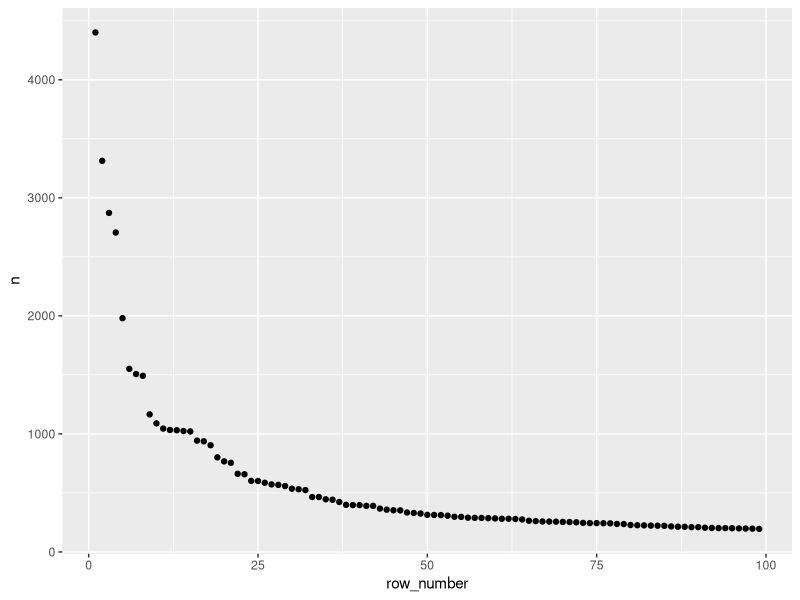
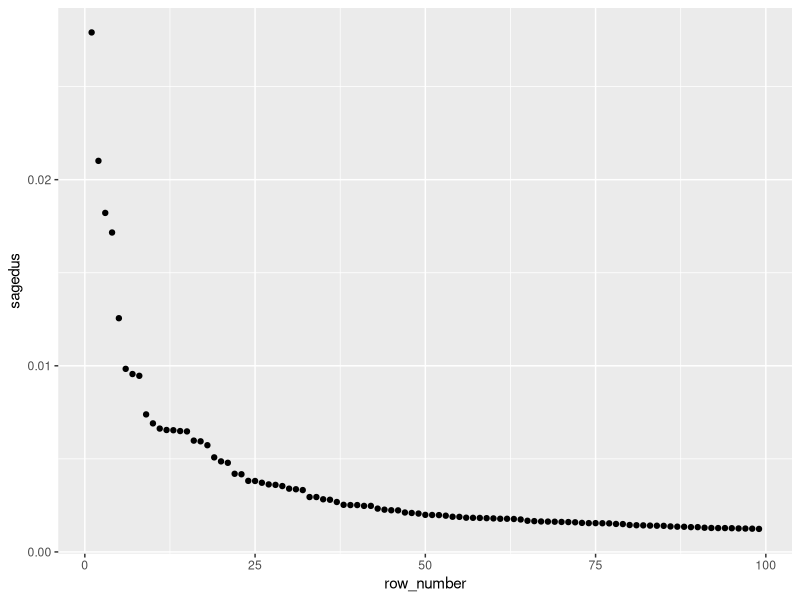
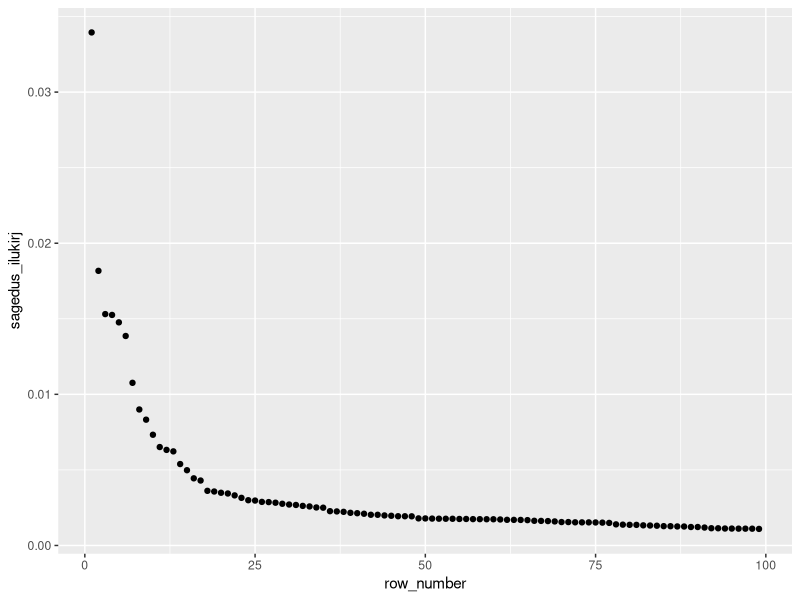

Recreate these plots in R, in order. (Note: this script raises an error after producing the figures.)
## ---- chunk 1

library(tidyverse)

## ---- chunk 2

library(tidytext)

## ---- chunk 3

edetabel <- read_tsv("data/eesti_top40/eesti_skyplus_top40_1994-2018.tsv")


## ---- chunk 4

edetabel %>%
  unnest_tokens(word,lyrics)


## ---- chunk 5
# A tibble: 157,632 x 9
# year  rank votes artist    song      filename                   source language word          
# <dbl> <dbl> <dbl> <chr>     <chr>     <chr>                       <dbl> <chr>    <chr>         
#   1  1994     1    NA Ummamuudu Kõnõtraat lyrics-ummamuudu-konotraat      1 et       välän         
# 2  1994     1    NA Ummamuudu Kõnõtraat lyrics-ummamuudu-konotraat      1 et       külmetas      
# 3  1994     1    NA Ummamuudu Kõnõtraat lyrics-ummamuudu-konotraat      1 et       ja            
# 4  1994     1    NA Ummamuudu Kõnõtraat lyrics-ummamuudu-konotraat      1 et       taivast       
# 5  1994     1    NA Ummamuudu Kõnõtraat lyrics-ummamuudu-konotraat      1 et       satas         
# 6  1994     1    NA Ummamuudu Kõnõtraat lyrics-ummamuudu-konotraat      1 et       lummõ    
## ---- chunk 6

laulusonad <- edetabel %>%
  unnest_tokens(word,lyrics)

## ---- chunk 7

laulusonad %>%
  filter(artist=="Smilers")

laulusonad %>%
  filter(artist=="Terminaator")

laulusonad %>%
  filter(artist=="Ummamuudu")

## ---- chunk 8

#---------------------------------------------






#---------------------------------------------

## ---- chunk 9

laulusonad %>%
  count(word,sort=T)

## ---- chunk 10

laulusonad %>%
  filter(artist=="Põhja-Tallinn") %>%
  count(word,sort=T)

laulusonad %>%
  filter(artist=="Ummamuudu") %>%
  count(word,sort=T)


laulusonad %>%
  filter(artist=="Nublu") %>%
  count(word,sort=T)


## ---- chunk 11

#---------------------------------------------






#---------------------------------------------

## ---- chunk 12

sonaloend <- laulusonad %>% 
  count(word,sort=T) %>% 
  mutate(sagedus=n/sum(n))

## ---- chunk 13

sonaloend %>%
  mutate(row_number=row_number()) %>% 
  filter(row_number<100) %>% 
  ggplot()+
  geom_point(aes(x=row_number,y=n))

## ---- chunk 14

sonaloend %>%
  mutate(row_number=row_number()) %>% 
  filter(row_number<100) %>% 
  ggplot()+
  geom_point(aes(x=row_number,y=sagedus))

## ---- chunk 15

sonaloend %>%
  mutate(sagedus=n/sum(n))

## ---- chunk 16

ilukirj_sonad <- read_tsv("data/raudvere_uiboaed_mitmikud/token_1_grams.tsv",col_names = c("word","n_token","n_docs"))


ilukirj_sonad <- ilukirj_sonad %>%
  mutate(sagedus_ilukirj=n_token/sum(n_token)) %>% 
  mutate(row_number=row_number())

## ---- chunk 17

ilukirj_sonad %>%
  filter(row_number<100) %>% 
  ggplot()+
  geom_point(aes(x=row_number,y=sagedus_ilukirj))

## ---- chunk 18

sonaloend %>%
  filter(row_number()<11) %>% 
  mutate(sagedus=n/sum(n)) %>%
  left_join(ilukirj_sonad, by="word")

## ---- chunk 19

sonaloend %>%
  mutate(sagedus=n/sum(n)) %>%
  mutate(row_number=row_number())
  filter(row_number<21) %>% 
  left_join(ilukirj_sonad, by="word") %>% 
  ggplot()+
  geom_point(aes(x=word,y=sagedus,color="laulud"))+
  geom_point(aes(x=word,y=sagedus_ilukirj,color="ilukirj"))

## ---- chunk 20

sonaloend %>%
  mutate(sagedus=n/sum(n)) %>%
  mutate(row_number=row_number()) %>% 
  filter(row_number<121) %>% 
  left_join(ilukirj_sonad, by="word") %>% 
  ggplot()+
  geom_point(aes(x=row_number,y=sagedus,color="laulud"))+
  geom_point(aes(x=row_number,y=sagedus_ilukirj,color="ilukirj"))

## ---- chunk 21

sonaloend %>%
  mutate(sagedus=n/sum(n)) %>%
  filter(row_number()>101&row_number()<121) %>% 
  left_join(ilukirj_sonad, by="word") %>% 
  ggplot()+
  geom_point(aes(x=word,y=sagedus,color="laulud"))+
  geom_point(aes(x=word,y=sagedus_ilukirj,color="ilukirj"))

## ---- chunk 22

sonaloend %>%
  mutate(sagedus=n/sum(n)) %>%
  mutate(row_number=row_number()) %>% 
  filter(row_number<101) %>% 
  left_join(ilukirj_sonad, by="row_number") %>% 
  ggplot()+
  geom_point(aes(x=row_number,y=sagedus,color="laulud"))+
  geom_point(aes(x=row_number,y=sagedus_ilukirj,color="ilukirj"))

## ---- chunk 23

#---------------------------------------------






#---------------------------------------------

## ---- chunk 24

laulusonad %>% 
  group_by(artist,song,year) %>% 
  mutate(nr=row_number())


## ---- chunk 25

laulusonad %>% 
  group_by(artist,song,year) %>% 
  mutate(nr=row_number(), n=n())

## ---- chunk 26

laulusonad %>% 
  group_by(artist,song,year) %>% 
  mutate(nr=row_number(), n=n()) %>% 
  mutate(asukoht=nr/(n+1))

## ---- chunk 27

asukohad <- laulusonad %>% 
  group_by(artist,song,year) %>% 
  mutate(nr=row_number(), n=n()) %>% 
  mutate(asukoht=nr/(n+1)) %>% 
  ungroup()

## ---- chunk 28

asukohad %>% 
  filter(word=="armastus") %>% 
  ggplot()+
  geom_point(aes(y=song,x=asukoht))
  

## ---- chunk 29

asukohad %>% 
  filter(word=="la") %>% 
  ggplot()+
  geom_point(aes(y=song,x=asukoht))
  

## ---- chunk 30

asukohad %>% 
  filter(word=="la"|word=="na") %>% 
  ggplot()+
  geom_point(aes(y=song,x=asukoht,color=word))
  

## ---- chunk 31

#---------------------------------------------








#---------------------------------------------

## ---- chunk 32

asukohad %>% 
  filter(song=="Mina ka ft. reket") %>% 
  group_by(word) %>% 
  mutate(n=n(),nr_per_word=row_number()) %>% 
  ungroup() %>% 
  filter(n>4) %>% 
  ggplot()+
  geom_text(aes(x=asukoht,y=nr_per_word,label=word))

## ---- chunk 33

asukohad %>% 
  filter(song=="Käime katuseid mööda"&year==2003) %>% 
  group_by(word) %>% 
  mutate(n=n(),nr_per_word=row_number()) %>% 
  ungroup() %>% 
  filter(n>1) %>% 
  ggplot()+
  geom_text(aes(x=asukoht,y=jitter(nr_per_word,5),label=word))

## ---- chunk 34

#---------------------------------------------








#---------------------------------------------

## ---- chunk 35

sonaloend %>% 
  filter(word=="armastus")

## ---- chunk 36

sonaloend %>% 
  filter(str_detect(word,"armastus"))

## ---- chunk 37

## ---- chunk 38

## ---- chunk 39
